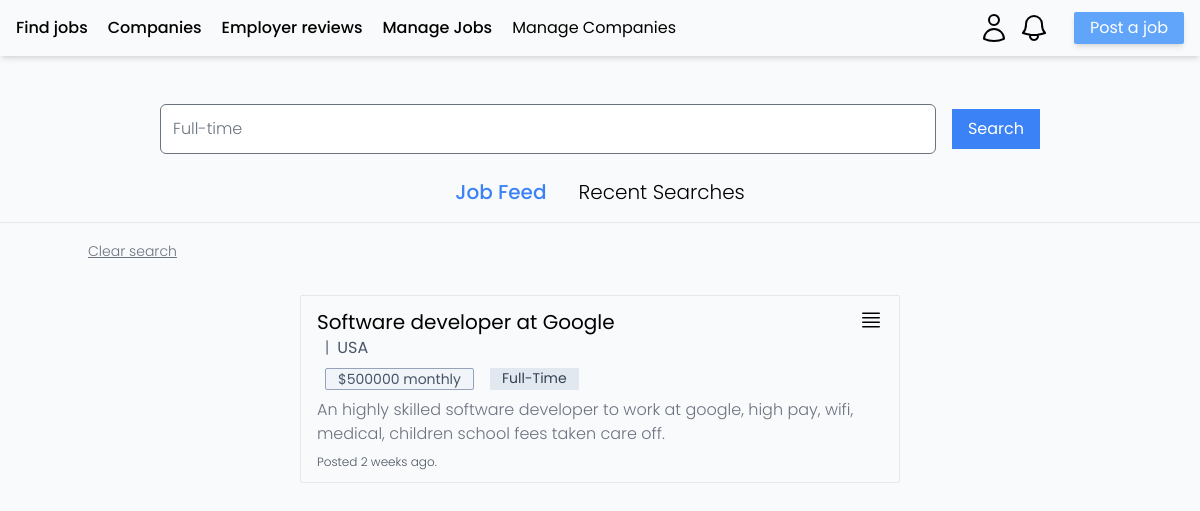
The page /?q=Full-Time (signed in) on the database its author committed.
### app_jobboard/models.py (models this page shows, shortened)
class Job(models.Model):
    id = models.UUIDField(primary_key=True, default=uuid.uuid4, editable=False)
    name = models.CharField(max_length=255)
    employer = models.ForeignKey(CustomUser, on_delete=models.CASCADE, null=True)
    summary = models.TextField(max_length=256)
    description = models.TextField()
    company = models.ForeignKey("Company", on_delete=models.CASCADE, null=True)
    location = models.CharField(max_length=255)
    skills_required = models.TextField(blank=True, null=True)
    employment_type = models.CharField(max_length=100, choices=EMPLOYMENT_TYPE_CHOICES)
    is_active = models.BooleanField(default=True)
    salary = models.CharField(blank=True, null=True, max_length=128)
    apply_link = models.CharField(max_length=255)
    updated_at = models.DateTimeField(auto_now=True)
    created_at = models.DateTimeField(auto_now_add=True)

### app_jobboard/views.py (the view, shortened to what this page needs)
# urls.py: path("", views.index, name="index"),
def index(request):
    id = request.GET.get("job")
    q = request.GET.get("q")
    tab = request.GET.get("tab")
    context = {}
    if q:
        q = q.lower()
        context["q"] = q.capitalize()
        try:
            search = Search.objects.get(user=request.user, search=q)
            search.count += 1
            search.save()
        except Search.DoesNotExist:
            search = Search.objects.create(user=request.user, search=q)
        jobs = Job.objects.filter(
            Q(name__icontains=q)
            | Q(employment_type__icontains=q)
            | Q(location__icontains=q)
        ).order_by("-updated_at", "-created_at")
    else:
        jobs = Job.objects.all().order_by("-updated_at", "-created_at")
    context["jobs"] = jobs
    if tab == "recent_searches":
        if request.user.is_authenticated:
            context["recent_searches"] = Search.objects.filter(
                user=request.user
            ).order_by("-updated", "-created")
            context["tab"] = tab
    return render(request, "index.html", context)

### templates/index.html (shortened to what this page needs)
{% extends "layout.html" %} {% block title %} - Register {% endblock %}
{% load static %}
{% block content %}
{% if tab != "recent_searches" %}
{% if q %}
<a href="?q=" class="font-light text-gray-500 text-sm underline cursor-pointer">Clear search</a>
{% endif %}
<div class="flex flex-row justify-center gap-4 pt-8 relative mb-4">
	<div class="flex flex-col gap-2 mb-4">
		{% for job in jobs %}
		<div class="justify-between border sm:max-w-[600px] max-w-[400px] px-4 py-3 rounded-sm hover:shadow-md duration-300 transition-all">
			<div class="flex flex-row justify-between">
				<a
					href="{% url 'jobboard:job' job.id %}"
					class="text-xl"
					>{{ job.name }}</a
				>
				{% if job.employer == request.user %}
				<svg
					xmlns="http://www.w3.org/2000/svg"
					fill="none"
					viewBox="0 0 24 24"
					stroke-width="1.5"
					stroke="currentColor"
					class="w-6 h-6">
					<path
						stroke-linecap="round"
						stroke-linejoin="round"
						d="M3.75 5.25h16.5m-16.5 4.5h16.5m-16.5 4.5h16.5m-16.5 4.5h16.5" />
				</svg>
				{% endif %}
			</div>
			<div class="flex flex-row gap-2 font-light text-slate-600">
				|
				<p class="font-normal">{{ job.location }}</p>
			</div>
			<div class="flex flex-row gap-4 px-2 text-sm mt-2">
				{% if job.salary %}
				<p
					class="bg-slate-100 text-slate-600 px-3 border border-slate-400 rounded-sm">
					${{ job.salary }} monthly
				</p>
				{% endif %}
				<a href="/?q={{ job.employment_type }}" class="bg-slate-200 text-slate-700 w-fit px-3">
					{{ job.employment_type }}
				</a>
			</div>
			<section
				aria-label="job summary"
				class="my-2 font-light text-gray-500">
				{{ job.summary }}
			</section>
			<footer aria-label="job footer" class="mt-2">
				<p class="font-light text-xs text-gray-600">
					Posted {{ job.created_at|timesince }} ago.
				</p>
			</footer>
		</div>
		{% endfor %}
	</div>
	{% endif %} {% endblock %}

### static/main.css (style rules this page uses)
body { font-family: "Poppins", sans-serif; }

### rows shown on the page
Job: name "Software developer at Google", location "USA", salary "500000", employment_type "Full-Time", summary "An highly skilled software developer to work at google, high pay, wifi, medical, children school fees taken care off.", created_at "2 weeks"
